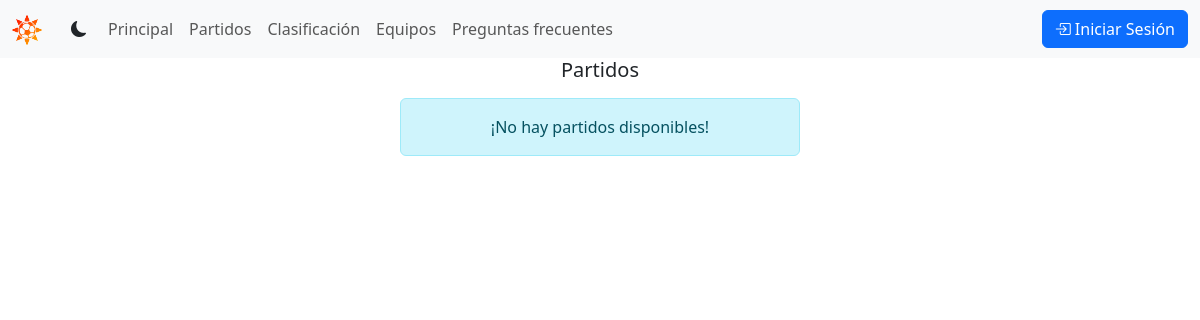
The app's page /games/, older data.
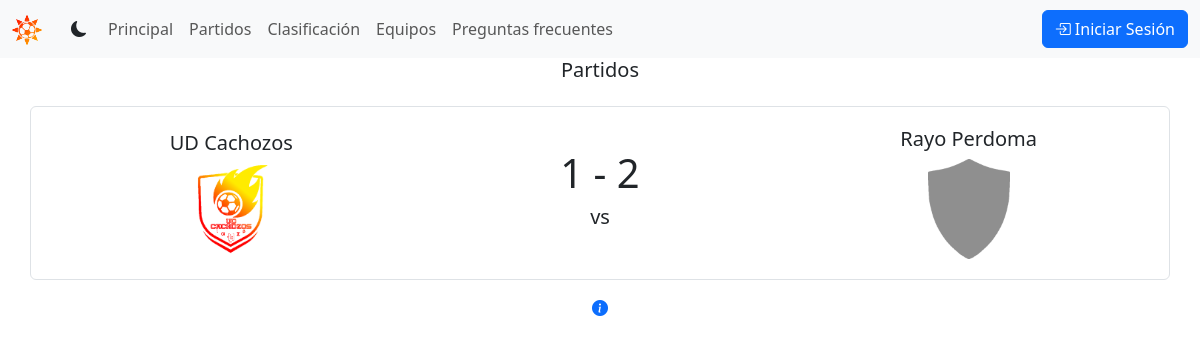
The same page, newer data.
### games/models.py (models this page shows, shortened)
class Game(models.Model):
    local = models.ForeignKey(
        'tournament.Team', related_name='local_games', on_delete=models.CASCADE
    )
    away = models.ForeignKey('tournament.Team', related_name='away_games', on_delete=models.CASCADE)
    local_goals = models.SmallIntegerField(default=0)
    away_goals = models.SmallIntegerField(default=0)
    date = models.DateField(blank=True, null=True)
    time = models.TimeField(blank=True, null=True)
    pointed = models.BooleanField(default=False)
    class Meta:
        ordering = ['-date']

### tournament/models.py (models this page shows)
class Team(models.Model):
    name = models.CharField(max_length=100, unique=True)
    club_code = models.CharField(max_length=3, unique=True, default='UFC')
    shield = models.ImageField(upload_to='shields', default='shields/default.png')
    info = models.TextField(max_length=1000, blank=True)
    class Meta:
        ordering = ['name']
    def __str__(self) -> str:
        return self.name

### games/views.py (the view)
# urls.py: path('', views.games, name='games'),
def games(request):
    games = Game.objects.all()
    teams = Team.objects.all()
    return render(request, 'games/games.html', {'games': games, 'teams': teams})

### games/templates/games/games.html (shortened to what this page needs)
{% extends "base.html" %}
{% block content %}
  <h2 class="lead text-center">Partidos</h2>
        {% for game in games %}
          {% include "game.html" %}
              <div class="text-center mt-3">
                <a href="{% url 'games:game-info' game.id %}" class="text-decoration-none mx-2"> <i class="bi bi-info-circle-fill"></i></a>
              </div>
        {% empty %}
          <div class="d-flex justify-content-center mt-3">
            <div class="alert alert-info text-center col-12 col-md-6 col-lg-4" role="alert">
              ¡No hay partidos disponibles!
            </div>
          </div>
        {% endfor %}
{% endblock  %}

### shared/templates/game.html (shortened to what this page needs)
<div class="container mt-4">
  <div class="row align-items-center border rounded p-3 mb-3">
    <div class="col text-center">
      <h5>{{ game.local }}</h5>
      <div class="d-flex justify-content-center align-items-center" style="height: 100px;">
        <img src="{{ game.local.shield.url }}" alt="{{ game.local }}" class="img-fluid" style="max-height: 100%; max-width: 100%; object-fit: contain;">
      </div>
    </div>
    <div class="col text-center">
      <h4 style="font-size: 2.5rem;">{{ game.local_goals }} - {{ game.away_goals }}</h4>
      <h5>vs</h5>
    </div>
    <div class="col text-center">
      <h5>{{ game.away }}</h5>
      <div class="d-flex justify-content-center align-items-center" style="height: 100px;">
        <img src="{{ game.away.shield.url }}" alt="{{ game.away }}" class="img-fluid" style="max-height: 100%; max-width: 100%; object-fit: contain;">
      </div>
    </div>
  </div>
</div>

Row changes from the older to the newer data that the page shows:
added Game: local "UD Cachozos", local.shield (picture), local_goals "1", away_goals "2", away "Rayo Perdoma", away.shield (placeholder picture)
Text that changed along with them:
text no longer shown: "¡No hay partidos disponibles!"
